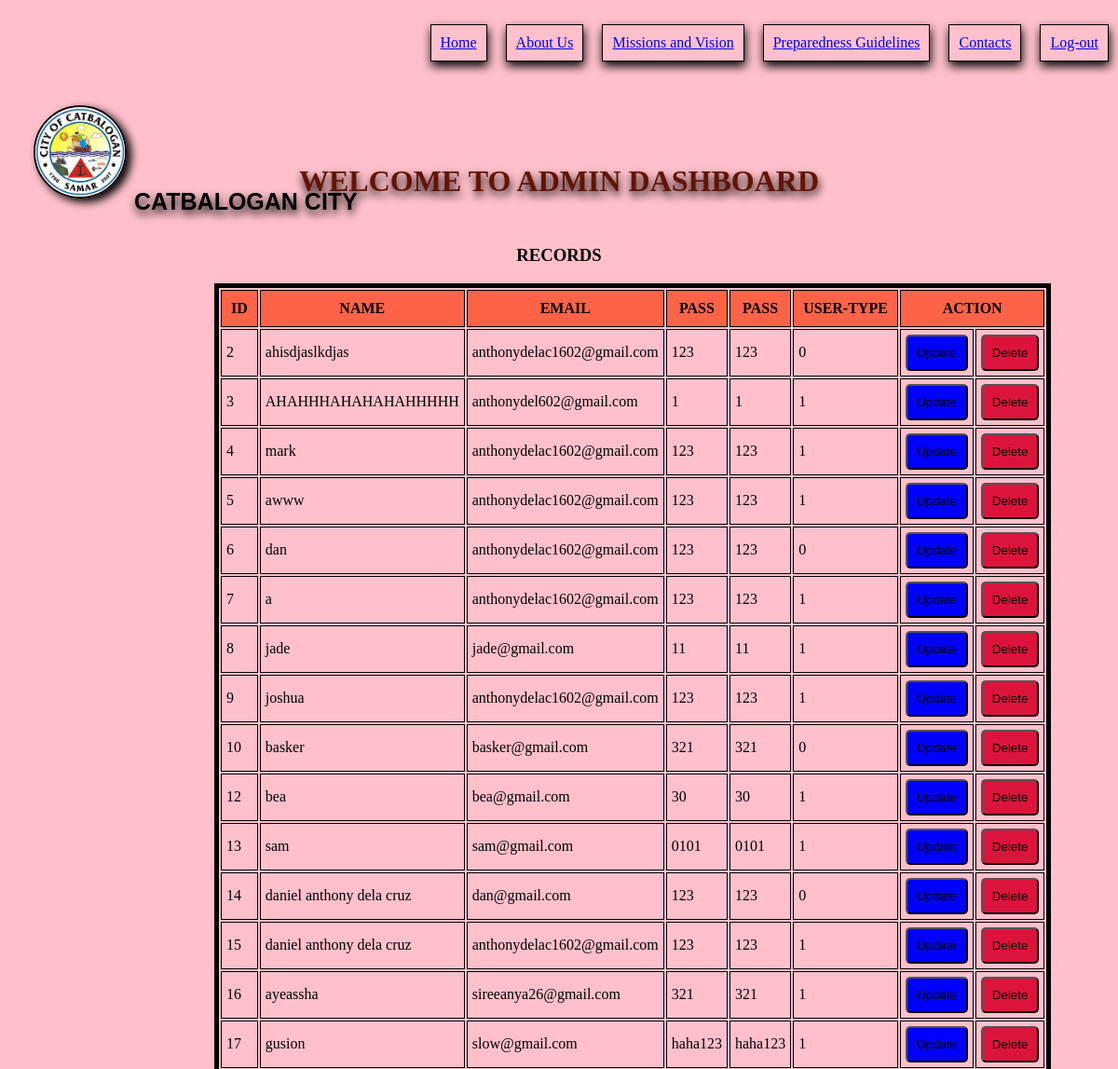
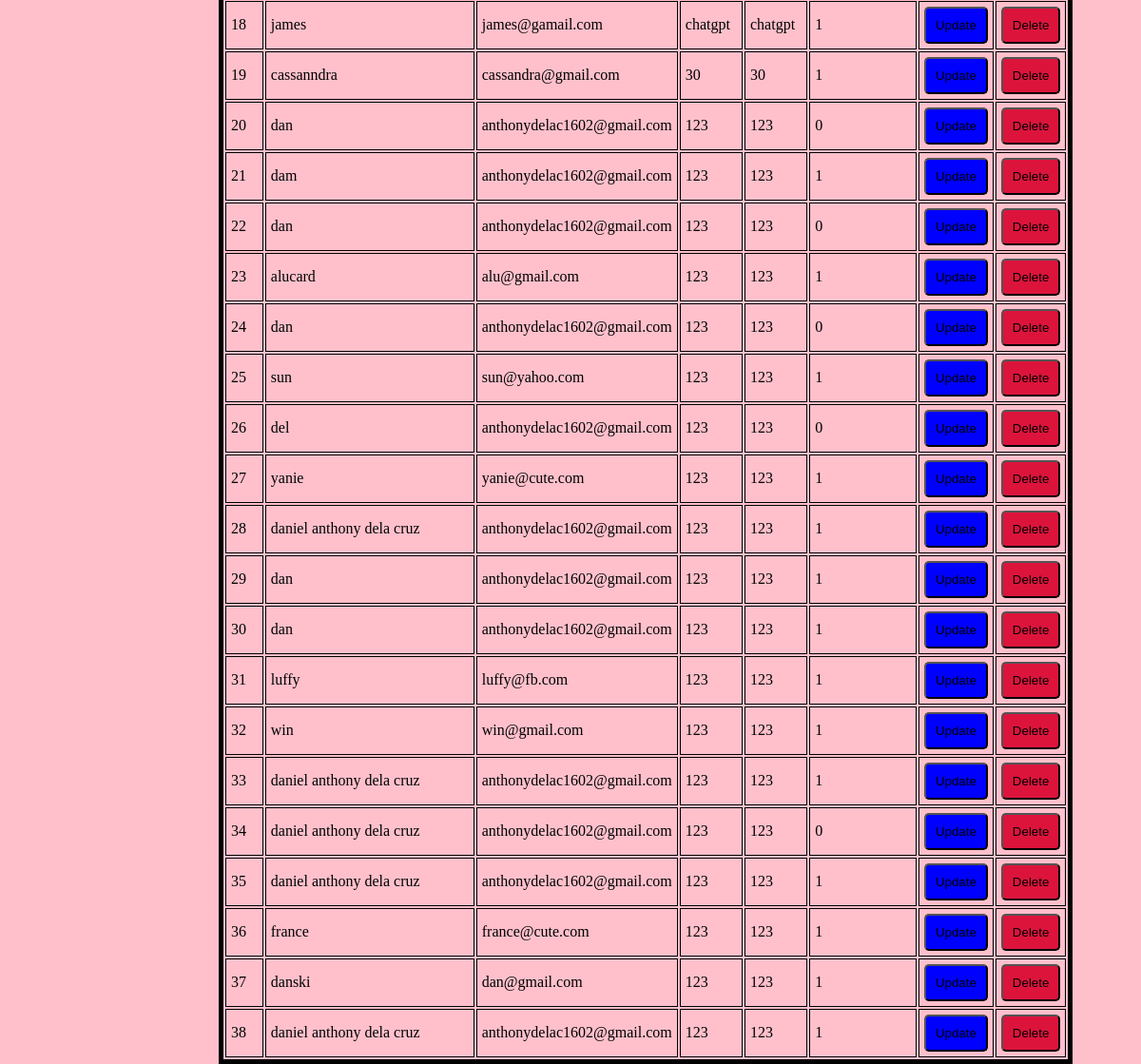
Screenshot of /adminFolder/dashboard.php with the database file from the repository (2 pictures, top to bottom).
### tables this page shows
CREATE TABLE `catba` (
  `id` int(11) NOT NULL,
  `names` varchar(50) NOT NULL,
  `email` varchar(50) NOT NULL,
  `createpassword` varchar(50) NOT NULL,
  `confirmpassword` varchar(50) NOT NULL,
  `usertype` enum('1','0') NOT NULL
);

### adminFolder/dashboard.php (the view, shortened to what this page needs)
<?php
include("database.php");
$query = "SELECT * FROM catba";
$query_run = mysqli_query($con,$query);
?>
<!DOCTYPE html>
<html lang="en">
<head>
</head>
<body>
<div class="logo2">
    <h2>CATBALOGAN CITY</h2>
    <img src="../img/logo.jpg" alt="">
  </div>
        <div class="navbar">
            <ul>
            <li><a href="../index.php">Home</a></li>
            <li><a href="#">About Us</a></li>
            <li><a href="#">Missions and Vision</a></li>
            <li><a href="#">Preparedness Guidelines</a></li>
            <li><a href="#">Contacts</a></li>
            <li><a href="../logout.php">Log-out</a></li>
          </ul>
          </div>
    <h1>WELCOME <span> <?php echo $_SESSION["name"];?></span>  TO ADMIN DASHBOARD </h1>
    <?php
if(mysqli_num_rows($query_run)>0){
    echo "<h3>RECORDS</h3>";
    echo "<table>";
    echo "<tr>";
    echo "<th>ID</th>";
    echo "<th>NAME</th>";
    echo "<th>EMAIL</th>";
    echo "<th>PASS</th>";
    echo "<th>PASS</th>";
    echo "<th>USER-TYPE </th>";
    echo "<th colspan='3'>ACTION</th>";
    echo "</tr>";
    while($rows = mysqli_fetch_assoc($query_run)){
        echo "<tr>";
        echo "<td>" . $rows["id"] ."</td>";
        echo "<td>" . $rows["names"] . "</td>";
        echo "<td>" . $rows["email"] . "</td>";
        echo "<td>" .  $rows["createpassword"] ."</td>";
        echo "<td>" . $rows["confirmpassword"] . "</td>";
        echo "<td>" . $rows["usertype"] . "</td>";
        echo "<td><a href='edit.php?edit_id=" .$rows["id"]. "'><button id='update'>Update</button></a> </td>";
        echo "<td><a href='delete.php?delete_id=" .$rows["id"]. "'><button id='delete'>Delete</button></a> </td>";
        echo "</tr>";
    };
    echo "</table>";
}
else{
    echo "No user register";
}
    ?>
</html>

### adminFolder/dashboard.php (style rules this page uses)
body { background-color: pink; margin: 0; padding: 0; }
.logo2 img { position: absolute; width: 8vw; border: 2px solid black; box-shadow: 5px 4px 10px black; top: 5%; left: 3%; border-radius: 110px; }
.logo2 h2 { position: absolute; top: 8%; left: 12%; font-size: 25px; font-family: arial; color: black; text-shadow: 1px 5px 10px rgb(0, 0, 0); }
h1 { text-align: center; margin-top: 100px; text-shadow: 1px 5px 10px rgb(0, 0, 0); color: rgb(100, 20, 0); }
.navbar ul { list-style: none; margin-left: 20px; display: flex; justify-content: flex-end; }
.navbar ul li { padding: 10px; margin: 10px; border: 1px solid black; background-color: pink; transition: 3s; box-shadow: 1px 5px 10px rgb(0, 0, 0); }
table { border:5px solid black; margin-left: 230px; }
th { border:1px solid black; padding: 10px; background-color: tomato; }
td { border:1px solid black; padding: 5px; }
h3 { text-align: center; margin-top: 50px; }
button { color: black; padding: 10px; border-radius: 5px; }
#delete { background-color:crimson; }
#update { background-color: blue; }

### rows the page displays
catba: id "2", names "ahisdjaslkdjas", email "anthonydelac1602@gmail.com", createpassword "123", confirmpassword "123", usertype "0"
catba: id "3", names "AHAHHHAHAHAHAHHHHH", email "anthonydel602@gmail.com", createpassword "1", confirmpassword "1", usertype "1"
catba: id "4", names "mark", email "anthonydelac1602@gmail.com", createpassword "123", confirmpassword "123", usertype "1"
catba: id "5", names "awww", email "anthonydelac1602@gmail.com", createpassword "123", confirmpassword "123", usertype "1"
catba: id "6", names "dan", email "anthonydelac1602@gmail.com", createpassword "123", confirmpassword "123", usertype "0"
catba: id "7", names "a", email "anthonydelac1602@gmail.com", createpassword "123", confirmpassword "123", usertype "1"
catba: id "8", names "jade", email "jade@gmail.com", createpassword "11", confirmpassword "11", usertype "1"
catba: id "9", names "joshua", email "anthonydelac1602@gmail.com", createpassword "123", confirmpassword "123", usertype "1"
catba: id "10", names "basker", email "basker@gmail.com", createpassword "321", confirmpassword "321", usertype "0"
catba: id "12", names "bea", email "bea@gmail.com", createpassword "30", confirmpassword "30", usertype "1"
catba: id "13", names "sam", email "sam@gmail.com", createpassword "0101", confirmpassword "0101", usertype "1"
catba: id "14", names "daniel anthony dela cruz", email "dan@gmail.com", createpassword "123", confirmpassword "123", usertype "0"
catba: id "15", names "daniel anthony dela cruz", email "anthonydelac1602@gmail.com", createpassword "123", confirmpassword "123", usertype "1"
catba: id "16", names "ayeassha", email "sireeanya26@gmail.com", createpassword "321", confirmpassword "321", usertype "1"
catba: id "17", names "gusion", email "slow@gmail.com", createpassword "haha123", confirmpassword "haha123", usertype "1"
catba: id "18", names "james", email "james@gamail.com", createpassword "chatgpt", confirmpassword "chatgpt", usertype "1"
catba: id "19", names "cassanndra", email "cassandra@gmail.com", createpassword "30", confirmpassword "30", usertype "1"
catba: id "20", names "dan", email "anthonydelac1602@gmail.com", createpassword "123", confirmpassword "123", usertype "0"
catba: id "21", names "dam", email "anthonydelac1602@gmail.com", createpassword "123", confirmpassword "123", usertype "1"
catba: id "22", names "dan", email "anthonydelac1602@gmail.com", createpassword "123", confirmpassword "123", usertype "0"
catba: id "23", names "alucard", email "alu@gmail.com", createpassword "123", confirmpassword "123", usertype "1"
catba: id "24", names "dan", email "anthonydelac1602@gmail.com", createpassword "123", confirmpassword "123", usertype "0"
catba: id "25", names "sun", email "sun@yahoo.com", createpassword "123", confirmpassword "123", usertype "1"
catba: id "26", names "del", email "anthonydelac1602@gmail.com", createpassword "123", confirmpassword "123", usertype "0"
catba: id "27", names "yanie", email "yanie@cute.com", createpassword "123", confirmpassword "123", usertype "1"
catba: id "28", names "daniel anthony dela cruz", email "anthonydelac1602@gmail.com", createpassword "123", confirmpassword "123", usertype "1"
catba: id "29", names "dan", email "anthonydelac1602@gmail.com", createpassword "123", confirmpassword "123", usertype "1"
catba: id "30", names "dan", email "anthonydelac1602@gmail.com", createpassword "123", confirmpassword "123", usertype "1"
catba: id "31", names "luffy", email "luffy@fb.com", createpassword "123", confirmpassword "123", usertype "1"
catba: id "32", names "win", email "win@gmail.com", createpassword "123", confirmpassword "123", usertype "1"
catba: id "33", names "daniel anthony dela cruz", email "anthonydelac1602@gmail.com", createpassword "123", confirmpassword "123", usertype "1"
catba: id "34", names "daniel anthony dela cruz", email "anthonydelac1602@gmail.com", createpassword "123", confirmpassword "123", usertype "0"
catba: id "35", names "daniel anthony dela cruz", email "anthonydelac1602@gmail.com", createpassword "123", confirmpassword "123", usertype "1"
catba: id "36", names "france", email "france@cute.com", createpassword "123", confirmpassword "123", usertype "1"
catba: id "37", names "danski", email "dan@gmail.com", createpassword "123", confirmpassword "123", usertype "1"
catba: id "38", names "daniel anthony dela cruz", email "anthonydelac1602@gmail.com", createpassword "123", confirmpassword "123", usertype "1"
